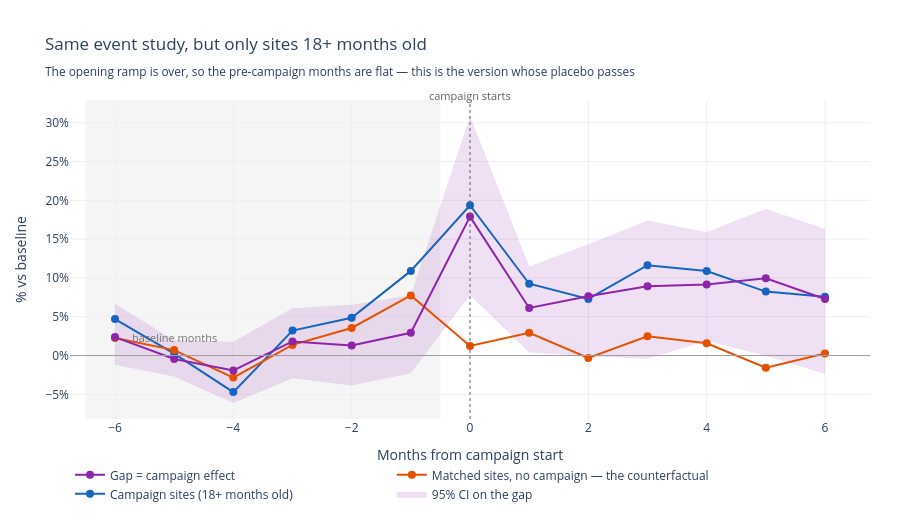

Here is the notebook cell this chart was saved with:
### Code cell
# ── The event study again, restricted to sites past their ramp ──────────────
cf_revenue_mature = cf_build(CF_AGE[CF_AGE['age_months'] >= CF_CUTOFF])
cf_report(cf_revenue_mature,
          f"Total revenue — campaigns at sites {CF_CUTOFF}+ months old")

_rows = []
for _k in range(CF_LO, CF_HI + 1):
    _s = cf_revenue_mature[cf_revenue_mature['k'] == _k]
    if _s.empty:
        continue
    _m, _lo, _hi, _n = cf_ci(_s.groupby(['site_key', 'campaign_start'])['did'].mean().values)
    _rows.append({'k': _k, 'treated': cf_pct(_s['treated'].mean()),
                  'control': cf_pct(_s['control'].mean()), 'did': cf_pct(_m),
                  'lo': cf_pct(_lo), 'hi': cf_pct(_hi), 'n': _n})
cf_path_mature = pd.DataFrame(_rows)

# Past +6 the subgroup thins to a handful of events; plotting that reads as evidence
# when it is noise. Truncate, and say what was dropped rather than trimming silently.
_MIN_EV = 5
_dropped = cf_path_mature[cf_path_mature['n'] < _MIN_EV]
if len(_dropped):
    print(f"\nTruncating the plot after month +{int(cf_path_mature[cf_path_mature['n'] >= _MIN_EV]['k'].max())}: "
          f"months {int(_dropped['k'].min())}..{int(_dropped['k'].max())} rest on "
          f"{_dropped['n'].min()}-{_dropped['n'].max()} events and are not interpretable")
cf_path_mature = cf_path_mature[cf_path_mature['n'] >= _MIN_EV].reset_index(drop=True)

fig = go.Figure()
fig.add_vrect(x0=CF_LO - 0.5, x1=-0.5, fillcolor='#f5f5f5', line_width=0, layer='below')
fig.add_trace(go.Scatter(x=cf_path_mature['k'], y=cf_path_mature['hi'], mode='lines',
                         line=dict(width=0), hoverinfo='skip', showlegend=False))
fig.add_trace(go.Scatter(x=cf_path_mature['k'], y=cf_path_mature['lo'], mode='lines',
                         line=dict(width=0), fill='tonexty',
                         fillcolor='rgba(142,36,170,0.14)', hoverinfo='skip',
                         name='95% CI on the gap'))
for _col, _name, _color in [
        ('treated', f'Campaign sites ({CF_CUTOFF}+ months old)',      CF_BLUE),
        ('control', 'Matched sites, no campaign — the counterfactual', CF_ORANGE),
        ('did',     'Gap = campaign effect',                           CF_PURPLE)]:
    fig.add_trace(go.Scatter(
        x=cf_path_mature['k'], y=cf_path_mature[_col], name=_name, mode='lines+markers',
        line=dict(color=_color, width=2), marker=dict(size=8, color=_color),
        hovertemplate='month %{x}: %{y:+.1f}%<extra>' + _name + '</extra>'))
fig.add_hline(y=0, line=dict(color='#9e9e9e', width=1))
fig.add_vline(x=0, line=dict(color='#616161', width=1, dash='dot'))
fig.add_annotation(x=CF_LO + 1, y=0, yshift=18, text='baseline months',
                   showarrow=False, font=dict(size=11, color='#757575'))
fig.add_annotation(x=0, y=1, yref='paper', yshift=14, text='campaign starts',
                   showarrow=False, font=dict(size=11, color='#616161'))
fig.update_layout(
    title=dict(text=f'Same event study, but only sites {CF_CUTOFF}+ months old'
                    '<br><sub>The opening ramp is over, so the pre-campaign months are '
                    'flat — this is the version whose placebo passes</sub>'),
    xaxis=dict(title='Months from campaign start', dtick=2, gridcolor='#eceff1'),
    yaxis=dict(title='% vs baseline', ticksuffix='%', gridcolor='#eceff1', zeroline=False),
    plot_bgcolor='white', paper_bgcolor='white', height=520,
    legend=dict(orientation='h', yanchor='bottom', y=-0.28, x=0),
    margin=dict(t=100, b=90, l=70, r=30),
)
fig.show()
display(cf_path_mature.round(1))

### Figure 1 — Plotly figure (JSON) as saved in the notebook; plotly's stock layout.template omitted (floating-point values rounded to 4 significant figures)
{"data": [{"hoverinfo": "skip", "line": {"width": 0}, "mode": "lines", "showlegend": false, "type": "scatter", "x": [-6, -5, -4, -3, -2, -1, 0, 1, 2, 3, 4, 5, 6], "y": [6.677, 1.974, 1.785, 6.093, 6.543, 7.752, 30.87, 11.48, 14.35, 17.41, 15.89, 18.91, 16.29]}, {"fill": "tonexty", "fillcolor": "rgba(142,36,170,0.14)", "hoverinfo": "skip", "line": {"width": 0}, "mode": "lines", "name": "95% CI on the gap", "type": "scatter", "x": [-6, -5, -4, -3, -2, -1, 0, 1, 2, 3, 4, 5, 6], "y": [-1.179, -2.714, -6.125, -2.933, -3.854, -2.284, 7.776, 0.3877, -0.08172, -0.4316, 1.882, -0.01617, -2.37]}, {"hovertemplate": "month %{x}: %{y:+.1f}%<extra>Campaign sites (18+ months old)</extra>", "line": {"color": "#1565C0", "width": 2}, "marker": {"color": "#1565C0", "size": 8}, "mode": "lines+markers", "name": "Campaign sites (18+ months old)", "type": "scatter", "x": [-6, -5, -4, -3, -2, -1, 0, 1, 2, 3, 4, 5, 6], "y": [4.697, 0.2424, -4.717, 3.211, 4.873, 10.9, 19.36, 9.25, 7.293, 11.64, 10.89, 8.236, 7.568]}, {"hovertemplate": "month %{x}: %{y:+.1f}%<extra>Matched sites, no campaign — the counterfactual</extra>", "line": {"color": "#E65100", "width": 2}, "marker": {"color": "#E65100", "size": 8}, "mode": "lines+markers", "name": "Matched sites, no campaign — the counterfactual", "type": "scatter", "x": [-6, -5, -4, -3, -2, -1, 0, 1, 2, 3, 4, 5, 6], "y": [2.27, 0.6988, -2.847, 1.367, 3.548, 7.747, 1.241, 2.937, -0.323, 2.489, 1.583, -1.561, 0.2629]}, {"hovertemplate": "month %{x}: %{y:+.1f}%<extra>Gap = campaign effect</extra>", "line": {"color": "#8E24AA", "width": 2}, "marker": {"color": "#8E24AA", "size": 8}, "mode": "lines+markers", "name": "Gap = campaign effect", "type": "scatter", "x": [-6, -5, -4, -3, -2, -1, 0, 1, 2, 3, 4, 5, 6], "y": [2.373, -0.4533, -1.924, 1.819, 1.279, 2.929, 17.9, 6.133, 7.64, 8.924, 9.167, 9.953, 7.286]}], "layout": {"annotations": [{"font": {"color": "#757575", "size": 11}, "showarrow": false, "text": "baseline months", "x": -5, "y": 0, "yshift": 18}, {"font": {"color": "#616161", "size": 11}, "showarrow": false, "text": "campaign starts", "x": 0, "y": 1, "yref": "paper", "yshift": 14}], "height": 520, "legend": {"orientation": "h", "x": 0, "y": -0.28, "yanchor": "bottom"}, "margin": {"b": 90, "l": 70, "r": 30, "t": 100}, "paper_bgcolor": "white", "plot_bgcolor": "white", "shapes": [{"fillcolor": "#f5f5f5", "layer": "below", "line": {"width": 0}, "type": "rect", "x0": -6.5, "x1": -0.5, "xref": "x", "y0": 0, "y1": 1, "yref": "y domain"}, {"line": {"color": "#9e9e9e", "width": 1}, "type": "line", "x0": 0, "x1": 1, "xref": "x domain", "y0": 0, "y1": 0, "yref": "y"}, {"line": {"color": "#616161", "dash": "dot", "width": 1}, "type": "line", "x0": 0, "x1": 0, "xref": "x", "y0": 0, "y1": 1, "yref": "y domain"}], "title": {"text": "Same event study, but only sites 18+ months old<br><sub>The opening ramp is over, so the pre-campaign months are flat — this is the version whose placebo passes</sub>"}, "xaxis": {"dtick": 2, "gridcolor": "#eceff1", "title": {"text": "Months from campaign start"}}, "yaxis": {"gridcolor": "#eceff1", "ticksuffix": "%", "title": {"text": "% vs baseline"}, "zeroline": false}}}
